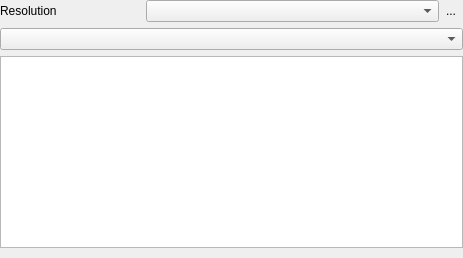
<?xml version="1.0" encoding="UTF-8"?>
<ui version="4.0">
 <class>ProfileSelect</class>
 <widget class="QWidget" name="ProfileSelect">
  <property name="geometry">
   <rect>
    <x>0</x>
    <y>0</y>
    <width>463</width>
    <height>258</height>
   </rect>
  </property>
  <property name="windowTitle">
   <string>Form</string>
  </property>
  <layout class="QGridLayout" name="gridLayout">
   <property name="leftMargin">
    <number>0</number>
   </property>
   <property name="topMargin">
    <number>0</number>
   </property>
   <property name="rightMargin">
    <number>0</number>
   </property>
   <property name="bottomMargin">
    <number>0</number>
   </property>
   <property name="horizontalSpacing">
    <number>0</number>
   </property>
   <item row="0" column="0">
    <widget class="QLabel" name="label">
     <property name="text">
      <string>Resolution</string>
     </property>
    </widget>
   </item>
   <item row="0" column="3">
    <widget class="QToolButton" name="manage_profiles">
     <property name="text">
      <string>...</string>
     </property>
     <property name="autoRaise">
      <bool>true</bool>
     </property>
    </widget>
   </item>
   <item row="2" column="0" colspan="4">
    <widget class="QTreeWidget" name="detailsTree">
     <property name="sizePolicy">
      <sizepolicy hsizetype="Expanding" vsizetype="MinimumExpanding">
       <horstretch>0</horstretch>
       <verstretch>0</verstretch>
      </sizepolicy>
     </property>
     <property name="alternatingRowColors">
      <bool>true</bool>
     </property>
     <property name="rootIsDecorated">
      <bool>false</bool>
     </property>
     <property name="itemsExpandable">
      <bool>false</bool>
     </property>
     <property name="allColumnsShowFocus">
      <bool>true</bool>
     </property>
     <attribute name="headerVisible">
      <bool>false</bool>
     </attribute>
     <column>
      <property name="text">
       <string>name</string>
      </property>
     </column>
     <column>
      <property name="text">
       <string>value</string>
      </property>
     </column>
    </widget>
   </item>
   <item row="3" column="2">
    <spacer name="verticalSpacer">
     <property name="orientation">
      <enum>Qt::Vertical</enum>
     </property>
     <property name="sizeHint" stdset="0">
      <size>
       <width>20</width>
       <height>1</height>
      </size>
     </property>
    </spacer>
   </item>
   <item row="0" column="1" colspan="2">
    <widget class="QComboBox" name="standard"/>
   </item>
   <item row="1" column="0" colspan="4">
    <widget class="QComboBox" name="profile_list"/>
   </item>
  </layout>
 </widget>
 <resources/>
 <connections/>
</ui>
